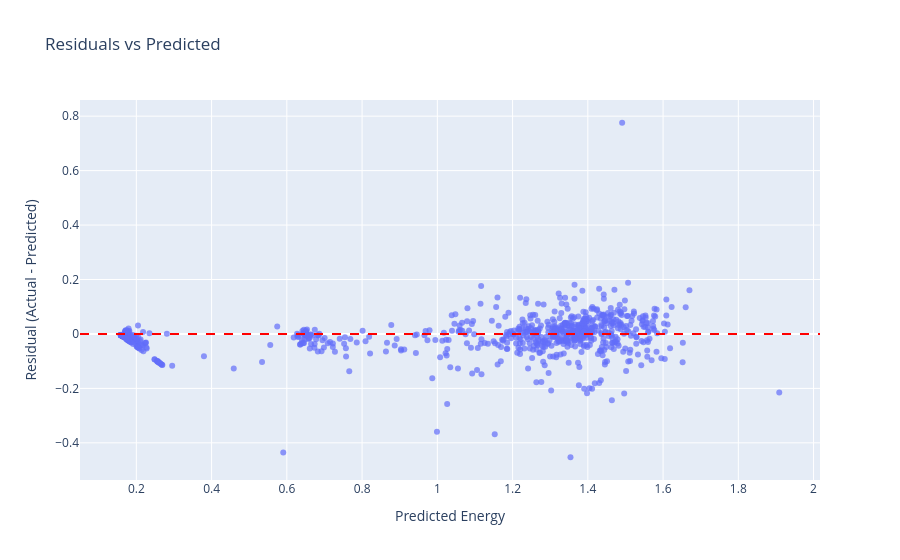

The notebook cell this image was saved under:
### Code cell
# Compute residuals
residuals = y_test - y_test_pred

# Create DataFrame for Plotly
res_df = pd.DataFrame({
    "Predicted": y_test_pred,
    "Residuals": residuals
}, index=y_test.index)

# Plot
fig = px.scatter(
    res_df,
    x="Predicted",
    y="Residuals",
    title="Residuals vs Predicted",
    labels={
        "Predicted": "Predicted Energy",
        "Residuals": "Residual (Actual - Predicted)"
    },
    opacity=0.7
)

# Add horizontal zero line
fig.add_hline(y=0, line_dash="dash", line_color="red")

fig.show()

### Figure 1 — Plotly figure (JSON) as saved in the notebook; plotly's stock layout.template omitted (floating-point values rounded to 4 significant figures; data arrays with more than 128 entries replaced by an {"elided": "..."} marker saying what was removed)
{"data": [{"hovertemplate": "Predicted Energy=%{x}<br>Residual (Actual - Predicted)=%{y}<extra></extra>", "legendgroup": "", "marker": {"color": "#636efa", "opacity": 0.7, "symbol": "circle"}, "mode": "markers", "name": "", "orientation": "v", "showlegend": false, "type": "scatter", "x": {"elided": "766 float values"}, "xaxis": "x", "y": {"elided": "766 float values"}, "yaxis": "y"}], "layout": {"legend": {"tracegroupgap": 0}, "shapes": [{"line": {"color": "red", "dash": "dash"}, "type": "line", "x0": 0, "x1": 1, "xref": "x domain", "y0": 0, "y1": 0, "yref": "y"}], "title": {"text": "Residuals vs Predicted"}, "xaxis": {"anchor": "y", "domain": [0, 1], "title": {"text": "Predicted Energy"}}, "yaxis": {"anchor": "x", "domain": [0, 1], "title": {"text": "Residual (Actual - Predicted)"}}}}
